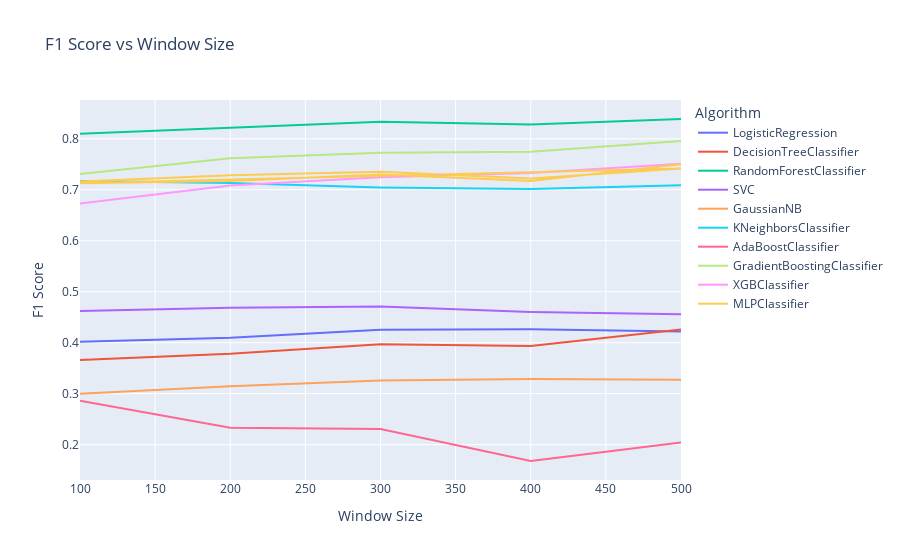

The notebook cell saved with this chart:
### Code cell
import plotly.express as px
import pandas as pd

# Prepare data as a flat DataFrame
flat_data = [
    {'Algorithm': algo['algorithm'], 'Window Size': entry['window_size'], 'F1 Score': entry['f1_score']}
    for algo in results for entry in algo['results']
]
df = pd.DataFrame(flat_data)

# Create an interactive line plot
fig = px.line(df, x='Window Size', y='F1 Score', color='Algorithm', title='F1 Score vs Window Size')
fig.show()
fig.write_html('f1_score.html')

### Figure 1 — Plotly figure (JSON) as saved in the notebook; plotly's stock layout.template omitted (floating-point values rounded to 4 significant figures)
{"data": [{"hovertemplate": "Algorithm=LogisticRegression<br>Window Size=%{x}<br>F1 Score=%{y}<extra></extra>", "legendgroup": "LogisticRegression", "line": {"color": "#636efa", "dash": "solid"}, "marker": {"symbol": "circle"}, "mode": "lines", "name": "LogisticRegression", "orientation": "v", "showlegend": true, "type": "scatter", "x": [100, 200, 300, 400, 500], "xaxis": "x", "y": [0.4016, 0.4097, 0.4253, 0.4264, 0.422], "yaxis": "y"}, {"hovertemplate": "Algorithm=DecisionTreeClassifier<br>Window Size=%{x}<br>F1 Score=%{y}<extra></extra>", "legendgroup": "DecisionTreeClassifier", "line": {"color": "#EF553B", "dash": "solid"}, "marker": {"symbol": "circle"}, "mode": "lines", "name": "DecisionTreeClassifier", "orientation": "v", "showlegend": true, "type": "scatter", "x": [100, 200, 300, 400, 500], "xaxis": "x", "y": [0.3661, 0.3781, 0.397, 0.3937, 0.4258], "yaxis": "y"}, {"hovertemplate": "Algorithm=RandomForestClassifier<br>Window Size=%{x}<br>F1 Score=%{y}<extra></extra>", "legendgroup": "RandomForestClassifier", "line": {"color": "#00cc96", "dash": "solid"}, "marker": {"symbol": "circle"}, "mode": "lines", "name": "RandomForestClassifier", "orientation": "v", "showlegend": true, "type": "scatter", "x": [100, 200, 300, 400, 500], "xaxis": "x", "y": [0.8101, 0.8218, 0.8336, 0.8279, 0.8388], "yaxis": "y"}, {"hovertemplate": "Algorithm=SVC<br>Window Size=%{x}<br>F1 Score=%{y}<extra></extra>", "legendgroup": "SVC", "line": {"color": "#ab63fa", "dash": "solid"}, "marker": {"symbol": "circle"}, "mode": "lines", "name": "SVC", "orientation": "v", "showlegend": true, "type": "scatter", "x": [100, 200, 300, 400, 500], "xaxis": "x", "y": [0.4621, 0.4685, 0.471, 0.4604, 0.4557], "yaxis": "y"}, {"hovertemplate": "Algorithm=GaussianNB<br>Window Size=%{x}<br>F1 Score=%{y}<extra></extra>", "legendgroup": "GaussianNB", "line": {"color": "#FFA15A", "dash": "solid"}, "marker": {"symbol": "circle"}, "mode": "lines", "name": "GaussianNB", "orientation": "v", "showlegend": true, "type": "scatter", "x": [100, 200, 300, 400, 500], "xaxis": "x", "y": [0.2999, 0.3145, 0.3259, 0.3285, 0.3272], "yaxis": "y"}, {"hovertemplate": "Algorithm=KNeighborsClassifier<br>Window Size=%{x}<br>F1 Score=%{y}<extra></extra>", "legendgroup": "KNeighborsClassifier", "line": {"color": "#19d3f3", "dash": "solid"}, "marker": {"symbol": "circle"}, "mode": "lines", "name": "KNeighborsClassifier", "orientation": "v", "showlegend": true, "type": "scatter", "x": [100, 200, 300, 400, 500], "xaxis": "x", "y": [0.7172, 0.7134, 0.7047, 0.7015, 0.709], "yaxis": "y"}, {"hovertemplate": "Algorithm=AdaBoostClassifier<br>Window Size=%{x}<br>F1 Score=%{y}<extra></extra>", "legendgroup": "AdaBoostClassifier", "line": {"color": "#FF6692", "dash": "solid"}, "marker": {"symbol": "circle"}, "mode": "lines", "name": "AdaBoostClassifier", "orientation": "v", "showlegend": true, "type": "scatter", "x": [100, 200, 300, 400, 500], "xaxis": "x", "y": [0.2861, 0.2332, 0.2305, 0.1679, 0.204], "yaxis": "y"}, {"hovertemplate": "Algorithm=GradientBoostingClassifier<br>Window Size=%{x}<br>F1 Score=%{y}<extra></extra>", "legendgroup": "GradientBoostingClassifier", "line": {"color": "#B6E880", "dash": "solid"}, "marker": {"symbol": "circle"}, "mode": "lines", "name": "GradientBoostingClassifier", "orientation": "v", "showlegend": true, "type": "scatter", "x": [100, 200, 300, 400, 500], "xaxis": "x", "y": [0.7307, 0.7617, 0.7725, 0.7747, 0.7956], "yaxis": "y"}, {"hovertemplate": "Algorithm=XGBClassifier<br>Window Size=%{x}<br>F1 Score=%{y}<extra></extra>", "legendgroup": "XGBClassifier", "line": {"color": "#FF97FF", "dash": "solid"}, "marker": {"symbol": "circle"}, "mode": "lines", "name": "XGBClassifier", "orientation": "v", "showlegend": true, "type": "scatter", "x": [100, 200, 300, 400, 500], "xaxis": "x", "y": [0.6732, 0.7085, 0.7248, 0.7327, 0.7508], "yaxis": "y"}, {"hovertemplate": "Algorithm=MLPClassifier<br>Window Size=%{x}<br>F1 Score=%{y}<extra></extra>", "legendgroup": "MLPClassifier", "line": {"color": "#FECB52", "dash": "solid"}, "marker": {"symbol": "circle"}, "mode": "lines", "name": "MLPClassifier", "orientation": "v", "showlegend": true, "type": "scatter", "x": [100, 200, 300, 400, 500, 100, 200, 300, 400, 500], "xaxis": "x", "y": [0.7162, 0.7284, 0.7352, 0.7219, 0.7416, 0.713, 0.7171, 0.7298, 0.7174, 0.7499], "yaxis": "y"}], "layout": {"legend": {"title": {"text": "Algorithm"}, "tracegroupgap": 0}, "title": {"text": "F1 Score vs Window Size"}, "xaxis": {"anchor": "y", "domain": [0, 1], "title": {"text": "Window Size"}}, "yaxis": {"anchor": "x", "domain": [0, 1], "title": {"text": "F1 Score"}}}}
